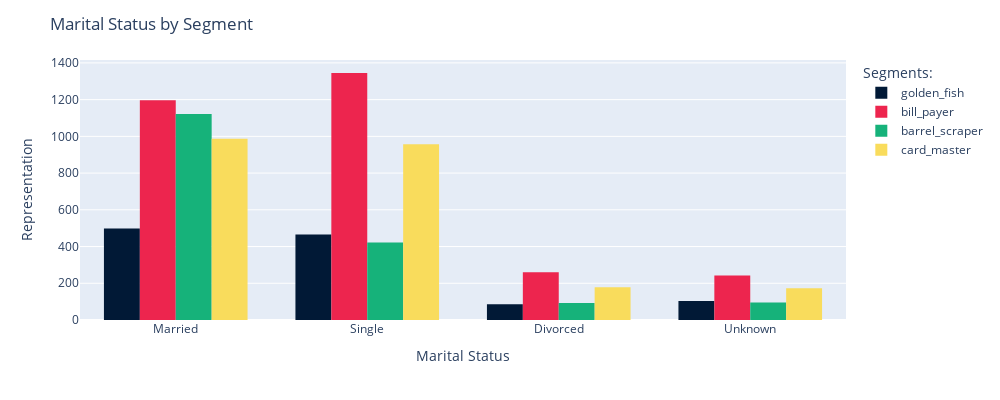

Write notebook code for a chart like this one.
### Markdown cell above
**Q3:** What does `barrel_scraper` intuition on `marital_status` actually mean?

### Code cell
# plot the income vs segment graph 
fig = px.histogram(client_df, 
                   x="marital_status",
                   color="segment",
                   barmode = 'group',
                   color_discrete_map={'bill_payer':'#ED254E','card_master':'#F9DC5C',
                                       'barrel_scraper':'#16b27a','golden_fish':'#011936'},
                   height=400, width=1000
                  )

fig.update_layout(title = 'Marital Status by Segment',
                  xaxis_title= 'Marital Status',
                  yaxis_title= 'Representation',
                  legend_title= 'Segments:',
                  bargap=0.25)

#fig.show()

### Figure 1 — Plotly figure (JSON) as saved in the notebook; plotly's stock layout.template omitted (floating-point values rounded to 4 significant figures; data arrays with more than 128 entries replaced by an {"elided": "..."} marker saying what was removed)
{"data": [{"alignmentgroup": "True", "bingroup": "x", "hovertemplate": "segment=golden_fish<br>marital_status=%{x}<br>count=%{y}<extra></extra>", "legendgroup": "golden_fish", "marker": {"color": "#011936", "pattern": {"shape": ""}}, "name": "golden_fish", "offsetgroup": "golden_fish", "orientation": "v", "showlegend": true, "type": "histogram", "x": {"elided": "1152 str values"}, "xaxis": "x", "yaxis": "y"}, {"alignmentgroup": "True", "bingroup": "x", "hovertemplate": "segment=bill_payer<br>marital_status=%{x}<br>count=%{y}<extra></extra>", "legendgroup": "bill_payer", "marker": {"color": "#ED254E", "pattern": {"shape": ""}}, "name": "bill_payer", "offsetgroup": "bill_payer", "orientation": "v", "showlegend": true, "type": "histogram", "x": {"elided": "3044 str values"}, "xaxis": "x", "yaxis": "y"}, {"alignmentgroup": "True", "bingroup": "x", "hovertemplate": "segment=barrel_scraper<br>marital_status=%{x}<br>count=%{y}<extra></extra>", "legendgroup": "barrel_scraper", "marker": {"color": "#16b27a", "pattern": {"shape": ""}}, "name": "barrel_scraper", "offsetgroup": "barrel_scraper", "orientation": "v", "showlegend": true, "type": "histogram", "x": {"elided": "1731 str values"}, "xaxis": "x", "yaxis": "y"}, {"alignmentgroup": "True", "bingroup": "x", "hovertemplate": "segment=card_master<br>marital_status=%{x}<br>count=%{y}<extra></extra>", "legendgroup": "card_master", "marker": {"color": "#F9DC5C", "pattern": {"shape": ""}}, "name": "card_master", "offsetgroup": "card_master", "orientation": "v", "showlegend": true, "type": "histogram", "x": {"elided": "2296 str values"}, "xaxis": "x", "yaxis": "y"}], "layout": {"bargap": 0.25, "barmode": "group", "height": 400, "legend": {"title": {"text": "Segments:"}, "tracegroupgap": 0}, "margin": {"t": 60}, "title": {"text": "Marital Status by Segment"}, "width": 1000, "xaxis": {"anchor": "y", "autorange": true, "domain": [0, 1], "range": [-0.5, 3.5], "title": {"text": "Marital Status"}, "type": "category"}, "yaxis": {"anchor": "x", "autorange": true, "domain": [0, 1], "range": [0, 1416.0], "title": {"text": "Representation"}}}}
